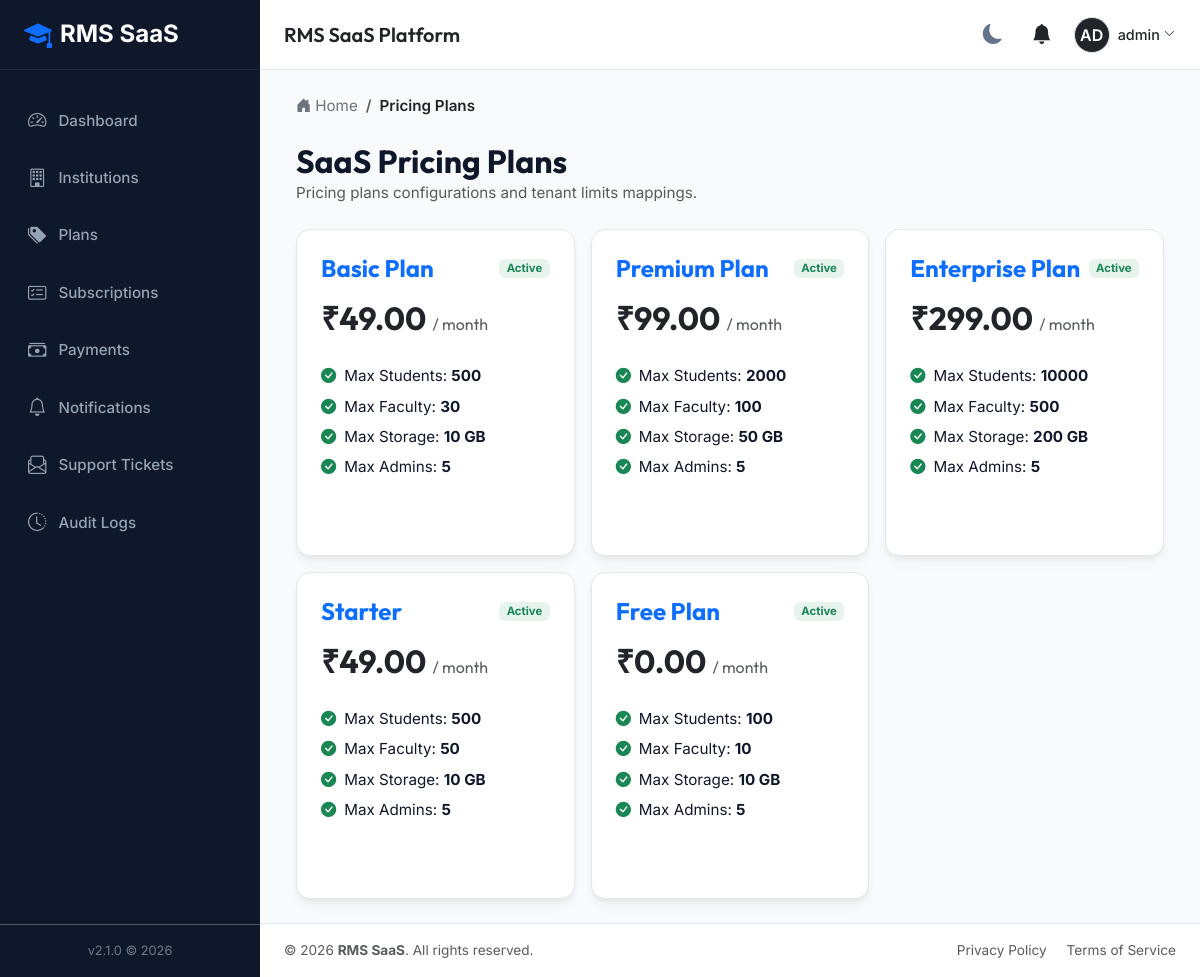
The app's page /superadmin/plans/ (signed in) with its own data.
### accounts/models.py (models this page shows, shortened)
class User(AbstractUser):
    class Role(models.TextChoices):
        SUPER_ADMIN = 'SUPER_ADMIN', 'Super Admin'
        INSTITUTION_OWNER = 'INSTITUTION_OWNER', 'Institution Owner'
        INSTITUTION_ADMIN = 'INSTITUTION_ADMIN', 'Institution Admin'
        EXAM_CONTROLLER = 'EXAM_CONTROLLER', 'Examination Controller'
        HOD = 'HOD', 'Head of Department'
        FACULTY = 'FACULTY', 'Faculty'
        STUDENT = 'STUDENT', 'Student'
    role = models.CharField(max_length=30, choices=Role.choices, default=Role.STUDENT)
    institution = models.ForeignKey(
        'tenants.Institution',
        on_delete=models.SET_NULL,
        null=True,
        blank=True,
        related_name='users'
    )
    phone = models.CharField(max_length=20, blank=True, null=True)
    profile_picture = models.ImageField(upload_to='profile_pics/', blank=True, null=True)
    created_at = models.DateTimeField(auto_now_add=True)
    updated_at = models.DateTimeField(auto_now=True)
    @property
    def is_super_admin(self):
        return self.role == self.Role.SUPER_ADMIN or self.is_superuser
    @property
    def is_institution_admin(self):
        return self.role in [self.Role.INSTITUTION_OWNER, self.Role.INSTITUTION_ADMIN]

### subscriptions/models.py (models this page shows, shortened)
class Plan(models.Model):
    name = models.CharField(max_length=100)  # e.g., Starter, Growth, Professional, Enterprise
    student_limit = models.PositiveIntegerField(default=500)
    faculty_limit = models.PositiveIntegerField(default=50)
    storage_limit_gb = models.PositiveIntegerField(default=10)
    admin_limit = models.PositiveIntegerField(default=5)
    price_monthly = models.DecimalField(max_digits=10, decimal_places=2, default=0.0)
    price_yearly = models.DecimalField(max_digits=10, decimal_places=2, default=0.0)
    features = models.JSONField(default=list, blank=True)
    is_active = models.BooleanField(default=True)
    created_at = models.DateTimeField(auto_now_add=True)
    updated_at = models.DateTimeField(auto_now=True)

### tenants/views.py (the view)
# urls.py: path('superadmin/plans/', views.superadmin_plans, name='superadmin_plans'),
@login_required
def superadmin_plans(request):
    if not request.user.is_super_admin:
        return redirect('dashboard')
    plans = Plan.objects.all()
    return render(request, 'superadmin/plans.html', {'plans': plans, 'breadcrumbs': [{'name': 'Pricing Plans', 'url': '#'}]})

### notifications/context_processors.py (called while the page is built)
def unread_notifications(request):
    if request.user.is_authenticated:
        unread_notifications = Notification.objects.filter(user=request.user, is_read=False).order_by('-created_at')
        return {
            'unread_notifications': unread_notifications,
            'unread_notifications_list': unread_notifications,
            'unread_notifications_count': unread_notifications.count()
        }
    return {}

### tenants/context_processors.py (called while the page is built, shortened)
def institution_context(request):
    context = {
        'current_institution': None,
        'institution_settings': None
    }
    return context

### templates/superadmin/plans.html (shortened to what this page needs)
{% extends "base.html" %}
{% block content %}
<div class="mb-4">
    <h2 class="font-heading fw-bold m-0">SaaS Pricing Plans</h2>
    <p class="text-muted m-0">Pricing plans configurations and tenant limits mappings.</p>
</div>
<div class="row g-3">
    {% for plan in plans %}
    <div class="col-md-4">
        <div class="rms-card p-4 h-100 d-flex flex-column">
            <div class="d-flex justify-content-between align-items-center mb-3">
                <h4 class="fw-bold font-heading m-0 text-primary">{{ plan.name }}</h4>
                <span class="badge {% if plan.is_active %}bg-success{% else %}bg-secondary{% endif %} bg-opacity-10 text-{% if plan.is_active %}success{% else %}secondary{% endif %}">
                    {% if plan.is_active %}Active{% else %}Inactive{% endif %}
                </span>
            </div>
            <h2 class="fw-bold text-dark mb-4">₹{{ plan.price_monthly }} <small class="text-muted fs-6 fw-normal">/ month</small></h2>
            <ul class="list-unstyled mb-4" style="line-height: 2;">
                <li><i class="bi bi-check-circle-fill text-success me-2"></i>Max Students: <strong>{{ plan.student_limit }}</strong></li>
                <li><i class="bi bi-check-circle-fill text-success me-2"></i>Max Faculty: <strong>{{ plan.faculty_limit }}</strong></li>
                <li><i class="bi bi-check-circle-fill text-success me-2"></i>Max Storage: <strong>{{ plan.storage_limit_gb }} GB</strong></li>
                <li><i class="bi bi-check-circle-fill text-success me-2"></i>Max Admins: <strong>{{ plan.admin_limit }}</strong></li>
            </ul>
        </div>
    </div>
    {% empty %}
    <div class="col-12 text-center py-5 text-muted">No plans configured.</div>
    {% endfor %}
</div>
{% endblock %}

### templates/partials/navbar.html (shortened to what this page needs)
<nav class="app-navbar no-print">
    <div class="d-flex align-items-center">
        {% if current_institution %}
            <div class="d-flex align-items-center">
                {% if current_institution.logo %}
                    <img src="{{ current_institution.logo.url }}" alt="{{ current_institution.name }} Logo" height="40" class="me-2 rounded">
                {% else %}
                    <div class="bg-primary text-white d-flex align-items-center justify-content-center rounded me-2" style="width: 40px; height: 40px; font-weight: bold;">
                        {{ current_institution.name|slice:":2"|upper }}
                    </div>
                {% endif %}
                <div>
                    <h5 class="m-0 text-dark font-heading">{{ current_institution.name }}</h5>
                    {% if institution_settings.current_session %}
                        <small class="text-muted">Session: {{ institution_settings.current_session.name }}</small>
                    {% endif %}
                </div>
            </div>
        {% else %}
            <h5 class="m-0 text-dark font-heading">RMS SaaS Platform</h5>
        {% endif %}
    </div>
    <div class="d-flex align-items-center gap-3">
        <button class="theme-toggle-btn" id="theme-toggle" title="Toggle Theme">
            <i class="bi bi-moon-fill"></i>
        </button>
        <div class="dropdown">
            <button class="btn btn-link position-relative text-dark p-1" type="button" id="notificationDropdown" data-bs-toggle="dropdown" aria-expanded="false">
                <i class="bi bi-bell-fill fs-5"></i>
            </button>
        </div>
        <div class="dropdown">
            <button class="btn btn-link d-flex align-items-center text-decoration-none p-0 text-dark" type="button" id="userProfileDropdown" data-bs-toggle="dropdown" aria-expanded="false">
                {% if user.profile_picture %}
                    <img src="{{ user.profile_picture.url }}" alt="{{ user.username }}" width="36" height="36" class="rounded-circle border">
                {% else %}
                    <div class="bg-dark text-white rounded-circle d-flex align-items-center justify-content-center border" style="width: 36px; height: 36px; font-weight: 600;">
                        {{ user.username|slice:":2"|upper }}
                    </div>
                {% endif %}
                <span class="ms-2 d-none d-md-inline" style="font-size: 0.9rem; font-weight: 500;">{{ user.get_full_name|default:user.username }}</span>
                <i class="bi bi-chevron-down ms-1" style="font-size: 0.7rem;"></i>
            </button>
        </div>
    </div>
</nav>

### static/css/styles.css (style rules this page uses)
:root { --bg-primary: #f8fafc; --bg-secondary: #ffffff; --text-primary: #0f172a; --text-secondary: #64748b; --border-color: #e2e8f0; --card-shadow: 0 4px 6px -1px rgba(0, 0, 0, 0.05), 0 2px 4px -1px rgba(0, 0, 0, 0.02), 0 10px 15px -3px rgba(0, 0, 0, 0.03); --sidebar-bg: #0f172a; --sidebar-text: #94a3b8; --sidebar-active-bg: #1e293b; --sidebar-active-text: #ffffff; --primary: #4f46e5; --primary-hover: #4338ca; --success: #10b981; --warning: #f59e0b; --danger: #ef4444; --info: #06b6d4; --font-heading: 'Outfit', sans-serif; --font-body: 'Inter', sans-serif; --radius-lg: 14px; --radius-md: 10px; --transition-fast: 0.2s ease; }
body { background-color: var(--bg-primary); color: var(--text-primary); font-family: var(--font-body); font-size: 0.95rem; line-height: 1.6; transition: background-color var(--transition-fast), color var(--transition-fast); }
h1, h2, h3, h4, h5, h6 { font-family: var(--font-heading); font-weight: 600; }
.app-navbar { background-color: var(--bg-secondary); border-bottom: 1px solid var(--border-color); height: 70px; padding: 0 1.5rem; display: flex; align-items: center; justify-content: space-between; }
.rms-card { background-color: var(--bg-secondary); border: 1px solid var(--border-color); border-radius: var(--radius-lg); box-shadow: var(--card-shadow); padding: 1.5rem; margin-bottom: 1.5rem; transition: transform var(--transition-fast), box-shadow var(--transition-fast); }
.theme-toggle-btn { cursor: pointer; background: none; border: none; color: var(--text-secondary); font-size: 1.25rem; padding: 0.5rem; border-radius: 50%; display: flex; align-items: center; justify-content: center; transition: all var(--transition-fast); }

### records on screen
User: username "AD", get_full_name "admin"
Plan: name "Basic Plan", is_active "Active", price_monthly "49.00", student_limit "500", faculty_limit "30", storage_limit_gb "10", admin_limit "5"
Plan: name "Premium Plan", is_active "Active", price_monthly "99.00", student_limit "2000", faculty_limit "100", storage_limit_gb "50", admin_limit "5"
Plan: name "Enterprise Plan", is_active "Active", price_monthly "299.00", student_limit "10000", faculty_limit "500", storage_limit_gb "200", admin_limit "5"
Plan: name "Starter", is_active "Active", price_monthly "49.00", student_limit "500", faculty_limit "50", storage_limit_gb "10", admin_limit "5"
Plan: name "Free Plan", is_active "Active", price_monthly "0.00", student_limit "100", faculty_limit "10", storage_limit_gb "10", admin_limit "5"

### other values on screen
{{ crumb.name }} "Pricing Plans"
